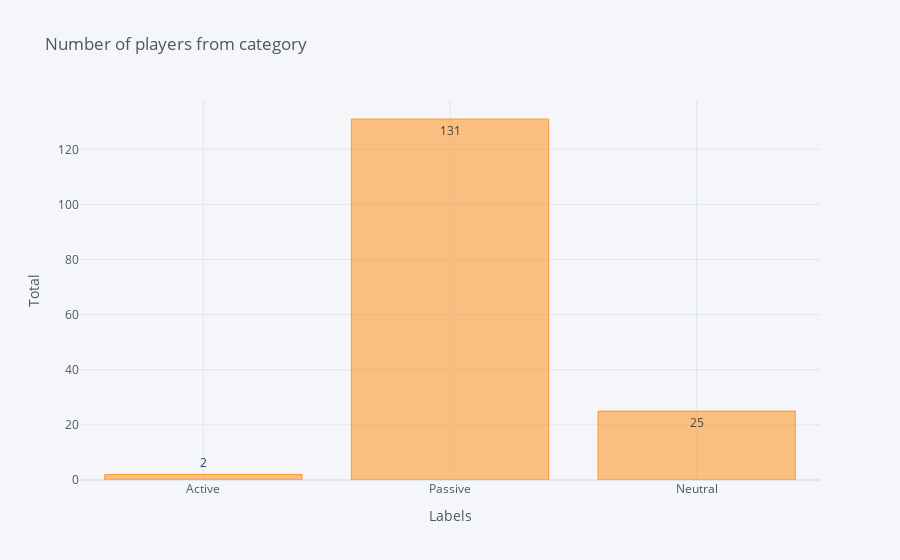

The cell this chart's notebook holds for it:
### Markdown cell above
Trực quan số lượng cầu thủ ở vị trí tiền đạo đã phân loại cầu thủ trên biểu đố cột:

### Code cell
df_fw_category = pd.DataFrame([active.shape[0], passive.shape[0], neutral.shape[0]], 
                            columns=['count'], index=['Active', 'Passive', 'Neutral'])

df_fw_category.iplot(kind='bar', y='count',title='Number of players from category'
                   ,xTitle='Labels',yTitle='Total', text='count', textposition='auto')

### Figure 1 — Plotly figure (JSON) as saved in the notebook; plotly's stock layout.template omitted (floating-point values rounded to 4 significant figures)
{"data": [{"marker": {"color": "rgba(255, 153, 51, 0.6)", "line": {"color": "rgba(255, 153, 51, 1.0)", "width": 1}}, "name": "count", "orientation": "v", "text": [2, 131, 25], "x": ["Active", "Passive", "Neutral"], "y": [2, 131, 25], "type": "bar"}], "layout": {"legend": {"bgcolor": "#F5F6F9", "font": {"color": "#4D5663"}}, "paper_bgcolor": "#F5F6F9", "plot_bgcolor": "#F5F6F9", "title": {"font": {"color": "#4D5663"}, "text": "Number of players from category"}, "xaxis": {"gridcolor": "#E1E5ED", "showgrid": true, "tickfont": {"color": "#4D5663"}, "title": {"font": {"color": "#4D5663"}, "text": "Labels"}, "zerolinecolor": "#E1E5ED"}, "yaxis": {"gridcolor": "#E1E5ED", "showgrid": true, "tickfont": {"color": "#4D5663"}, "title": {"font": {"color": "#4D5663"}, "text": "Total"}, "zerolinecolor": "#E1E5ED"}}}
